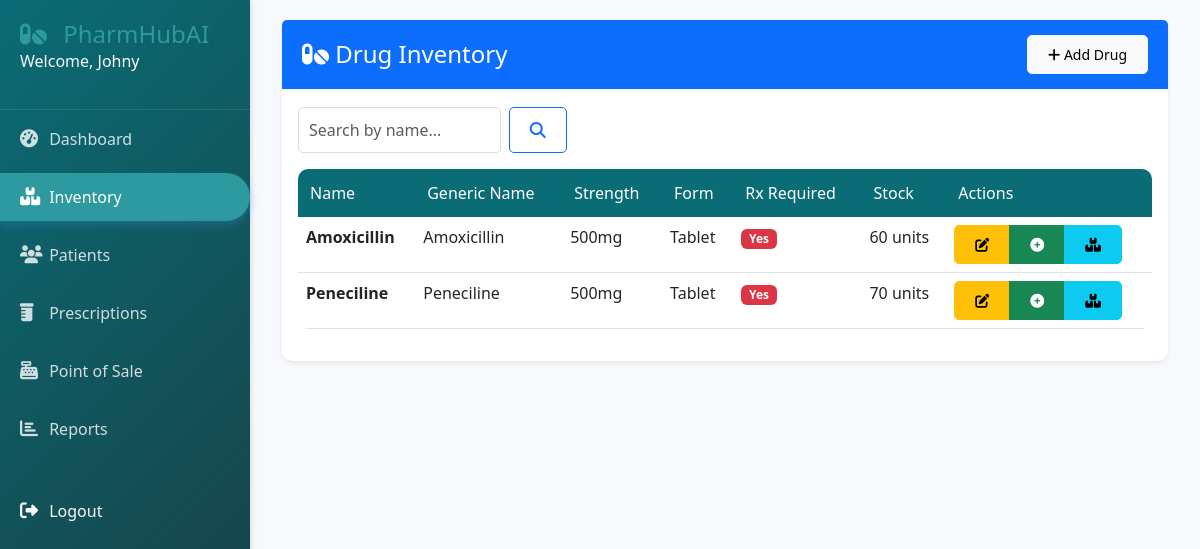
Before: /inventory/ (signed in) with the older database file.
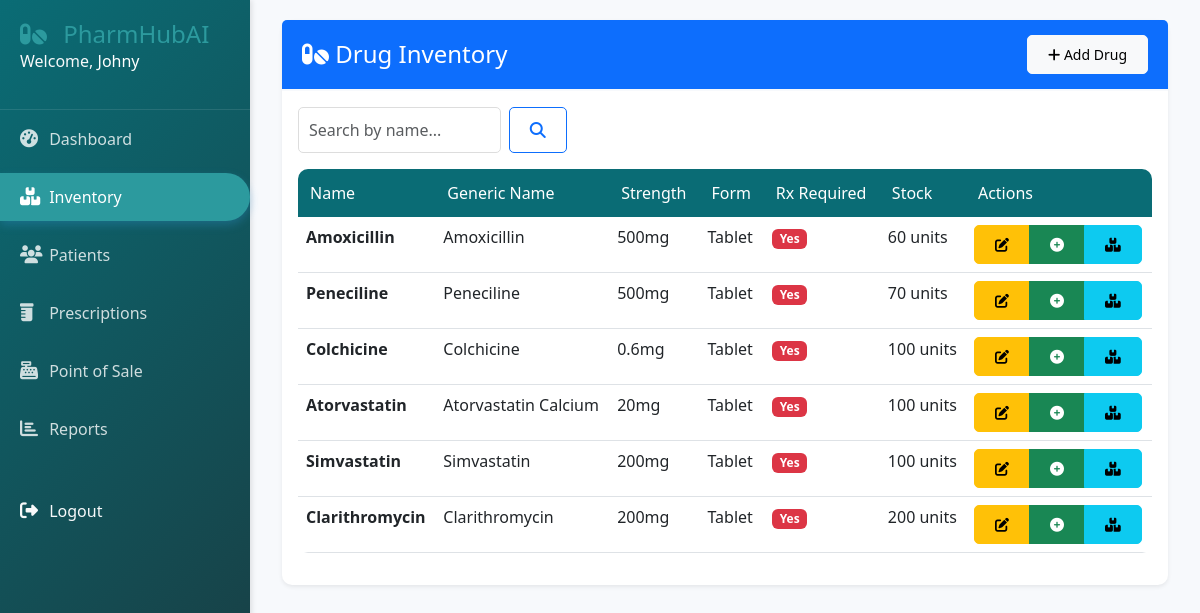
After: the same page with the newer database file.
### inventory/models.py (models this page shows, shortened)
class Drug(models.Model):
    DRUG_FORMS = (
        ('tablet', 'Tablet'),
        ('capsule', 'Capsule'),
        ('liquid', 'Liquid'),
        ('injection', 'Injection'),
        ('cream', 'Cream'),
        ('ointment', 'Ointment'),
        ('inhaler', 'Inhaler'),
    )
    pharmacy = models.ForeignKey('accounts.Pharmacy', on_delete=models.CASCADE, null=True)
    name = models.CharField(max_length=200)
    generic_name = models.CharField(max_length=200)
    rxcui = models.CharField(max_length=20, unique=True, null=True, blank=True)
    form = models.CharField(max_length=20, choices=DRUG_FORMS)
    strength = models.CharField(max_length=50)  # e.g., "500mg"
    manufacturer = models.CharField(max_length=200)
    description = models.TextField(blank=True)
    requires_prescription = models.BooleanField(default=True)
    training_id = models.CharField(max_length=50, blank=True, null=True, help_text="ID from training dataset")
    created_at = models.DateTimeField(auto_now_add=True)
    updated_at = models.DateTimeField(auto_now=True)
    class Meta:
        indexes = [
            models.Index(fields=['name']),
            models.Index(fields=['rxcui']),
        ]

### inventory/views.py (the view)
# urls.py: path('', views.inventory_list, name='list'),
@login_required
def inventory_list(request):
    if not request.pharmacy:
        messages.error(request, 'Pharmacy not found.')
        return redirect('dashboard')
    drugs = Drug.objects.filter(pharmacy=request.pharmacy)
    search_query = request.GET.get('search', '')
    if search_query:
        drugs = drugs.filter(
            Q(name__icontains=search_query) |
            Q(generic_name__icontains=search_query) |
            Q(manufacturer__icontains=search_query)
        )
    form_filter = request.GET.get('form', '')
    if form_filter:
        drugs = drugs.filter(form=form_filter)
    for drug in drugs:
        batches = drug.batches.all()
        drug.total_stock = sum(batch.quantity for batch in batches)
        drug.nearest_expiry = min([b.expiry_date for b in batches], default=None)
    context = {
        'drugs': drugs,
        'search_query': search_query,
        'form_filter': form_filter,
        'drug_forms': Drug.DRUG_FORMS,
    }
    return render(request, 'inventory/list.html', context)

### templates/inventory/list.html (shortened to what this page needs)
{% extends 'base.html' %}
{% load static %}
{% block content %}
<div class="container-fluid">
    <div class="card shadow-sm">
        <div class="card-header bg-primary text-white d-flex justify-content-between align-items-center">
            <h4 class="mb-0"><i class="fas fa-pills"></i> Drug Inventory</h4>
            <a href="{% url 'inventory:add' %}" class="btn btn-light btn-sm">
                <i class="fas fa-plus"></i> Add Drug
            </a>
        </div>
        <div class="card-body">
            <div class="row mb-3">
                <div class="col-md-4">
                    <form method="get" class="d-flex gap-2">
                        <input type="text" name="search" class="form-control" placeholder="Search by name..." value="{{ search_query }}">
                        <button type="submit" class="btn btn-outline-primary">
                            <i class="fas fa-search"></i>
                        </button>
                    </form>
                </div>
            </div>
            <div class="table-responsive">
                <table class="table table-hover">
                    <thead>
                        <tr>
                            <th>Name</th>
                            <th>Generic Name</th>
                            <th>Strength</th>
                            <th>Form</th>
                            <th>Rx Required</th>
                            <th>Stock</th>
                            <th>Actions</th>
                        </tr>
                    </thead>
                    <tbody>
                        {% for drug in drugs %}
                        <tr>
                            <td><strong>{{ drug.name }}</strong></td>
                            <td>{{ drug.generic_name|default:"-" }}</td>
                            <td>{{ drug.strength }}</td>
                            <td>{{ drug.get_form_display }}</td>
                            <td>
                                {% if drug.requires_prescription %}
                                    <span class="badge bg-danger">Yes</span>
                                {% else %}
                                    <span class="badge bg-success">No</span>
                                {% endif %}
                            </td>
                            <td>{{ drug.total_stock }} units</td>
                            <td>
                                <div class="btn-group" role="group">
                                    <a href="{% url 'inventory:edit' drug.id %}" class="btn btn-sm btn-warning" title="Edit">
                                        <i class="fas fa-edit"></i>
                                    </a>
                                    <a href="{% url 'inventory:add_batch' drug.id %}" class="btn btn-sm btn-success" title="Add Stock">
                                        <i class="fas fa-plus-circle"></i>
                                    </a>
                                    <button type="button" class="btn btn-sm btn-info view-stock-btn" data-drug-id="{{ drug.id }}" data-drug-name="{{ drug.name }}" title="View Stock">
                                        <i class="fas fa-boxes"></i>
                                    </button>
                                </div>
                            </td>
                        </tr>
                        {% endfor %}
                    </tbody>
                </table>
            </div>
        </div>
    </div>
</div>
{% endblock %}

### templates/base.html (shortened to what this page needs)
<!DOCTYPE html>
<html lang="en">
<head>
    <link href="https://cdn.jsdelivr.net/npm/bootstrap@5.3.0-alpha1/dist/css/bootstrap.min.css" rel="stylesheet">
    <link rel="stylesheet" href="https://cdnjs.cloudflare.com/ajax/libs/font-awesome/6.4.0/css/all.min.css">
    {% load static %}
    <link rel="stylesheet" href="{% static 'css/style.css' %}">
</head>
<body>
    {% if user.is_authenticated %}
    <div class="sidebar">
        <div class="sidebar-header">
            <a style="text-decoration: none; color: #2c9a9e;" href="{%url 'accounts:home'%}"><h3><i class="fas fa-pills"></i> PharmHubAI</h3></a>
            <p class="text-light">Welcome, <a href="{%url 'accounts:home'%} " style="color: white;">{{ user.username }}</a></p>
        </div>
        <ul class="nav flex-column">
            <li class="nav-item">
                <a class="nav-link {% if request.path == '/dashboard' %}active{% endif %}" href="/dashboard/">
                    <i class="fas fa-tachometer-alt"></i> Dashboard
                </a>
            </li>
            <li class="nav-item">
                <a class="nav-link {% if '/inventory' in request.path %}active{% endif %}" href="/inventory/">
                    <i class="fas fa-boxes"></i> Inventory
                </a>
            </li>
            <li class="nav-item">
                <a class="nav-link {% if '/patients' in request.path %}active{% endif %}" href="/patients/">
                    <i class="fas fa-users"></i> Patients
                </a>
            </li>
            <li class="nav-item">
                <a class="nav-link {% if '/prescriptions' in request.path %}active{% endif %}" href="/prescriptions/">
                    <i class="fas fa-prescription-bottle"></i> Prescriptions
                </a>
            </li>
            <li class="nav-item">
                <a class="nav-link {% if '/sales' in request.path %}active{% endif %}" href="/sales/pos/">
                    <i class="fas fa-cash-register"></i> Point of Sale
                </a>
            </li>
            {% if user.profile.role == 'admin' or user.profile.role == 'pharmacist' %}
            <li class="nav-item">
                <a class="nav-link {% if '/reports' in request.path %}active{% endif %}" href="/reports/">
                    <i class="fas fa-chart-bar"></i> Reports
                </a>
            </li>
            {% endif %}
            <li class="nav-item mt-4">
                <a class="nav-link text-light" href="/logout/">
                    <i class="fas fa-sign-out-alt"></i> Logout
                </a>
            </li>
        </ul>
    </div>
    {% endif %}
    <div class="main-content">
        {% block content %}{% endblock %}
    </div>
</body>
</html>

### static/css/style.css (style rules this page uses)
:root { --primary-color: #0a6c75; --secondary-color: #2c9a9e; --success-color: #10b981; --danger-color: #ef4444; --warning-color: #f59e0b; --light-bg: #f7f9fc; --dark-text: #1a3a3f; --sidebar-width: 250px; }
body { font-family: 'Segoe UI', Tahoma, Geneva, Verdana, sans-serif; background-color: var(--light-bg); color: var(--dark-text); overflow-x: hidden; }
.sidebar { position: fixed; left: 0; top: 0; height: 100vh; width: var(--sidebar-width); background: linear-gradient(135deg, var(--primary-color), var(--dark-text)); color: white; padding: 20px 0; box-shadow: 2px 0 5px rgba(0,0,0,0.1); z-index: 1000; }
.sidebar-header { padding: 0 20px 20px; border-bottom: 1px solid rgba(255,255,255,0.1); }
.sidebar-header a { text-decoration: none; }
.sidebar-header h3 { margin: 0; font-size: 24px; font-weight: 300; }
.sidebar-header h3 i { color: var(--secondary-color); margin-right: 10px; }
.sidebar .nav-link { color: rgba(255,255,255,0.8); padding: 12px 20px; margin: 5px 0; transition: all 0.3s; border-radius: 0 30px 30px 0; }
.sidebar .nav-link.active { background-color: var(--secondary-color); color: white; box-shadow: 0 4px 10px rgba(52, 152, 219, 0.3); }
.sidebar .nav-link i { width: 25px; font-size: 18px; }
.main-content { margin-left: var(--sidebar-width); padding: 20px; min-height: 100vh; }
.card { border: none; border-radius: 10px; box-shadow: 0 2px 10px rgba(0,0,0,0.05); transition: transform 0.3s, box-shadow 0.3s; margin-bottom: 20px; }
.card-header { background-color: white; border-bottom: 2px solid var(--light-bg); padding: 15px 20px; font-weight: 600; }
.table { background-color: white; border-radius: 10px; overflow: hidden; }
.table thead th { background-color: var(--primary-color); color: white; font-weight: 500; border: none; padding: 12px; }
.btn { border-radius: 5px; padding: 8px 20px; font-weight: 500; transition: all 0.3s; }
.form-control, .form-select { border-radius: 5px; border: 1px solid #ddd; padding: 10px; transition: all 0.3s; }

Changed rows visible on the page:
added Drug: name "Colchicine", generic_name "Colchicine", strength "0.6mg", form "Tablet", requires_prescription "Yes", total_stock "100"
added Drug: name "Atorvastatin", generic_name "Atorvastatin Calcium", strength "20mg", form "Tablet", requires_prescription "Yes", total_stock "100"
added Drug: name "Simvastatin", generic_name "Simvastatin", strength "200mg", form "Tablet", requires_prescription "Yes", total_stock "100"
added Drug: name "Clarithromycin", generic_name "Clarithromycin", strength "200mg", form "Tablet", requires_prescription "Yes", total_stock "200"
